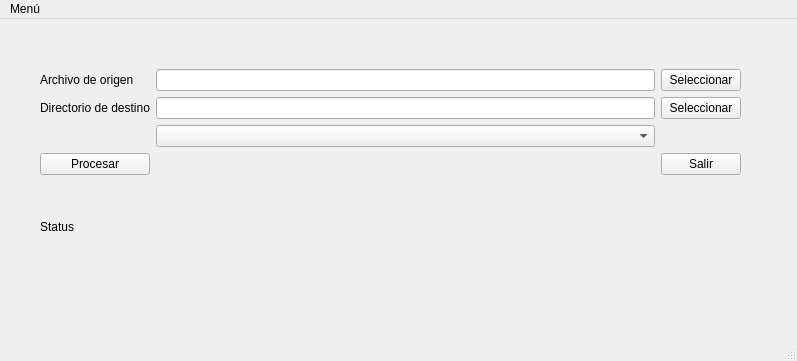
<?xml version="1.0" encoding="UTF-8"?>
<ui version="4.0">
 <class>MainWindow</class>
 <widget class="QMainWindow" name="MainWindow">
  <property name="geometry">
   <rect>
    <x>0</x>
    <y>0</y>
    <width>797</width>
    <height>361</height>
   </rect>
  </property>
  <property name="windowTitle">
   <string>Elaboracion de saldos</string>
  </property>
  <widget class="QWidget" name="centralwidget">
   <widget class="QWidget" name="">
    <property name="geometry">
     <rect>
      <x>40</x>
      <y>50</y>
      <width>701</width>
      <height>203</height>
     </rect>
    </property>
    <property name="minimumSize">
     <size>
      <width>701</width>
      <height>0</height>
     </size>
    </property>
    <layout class="QGridLayout" name="gridLayout">
     <item row="1" column="2">
      <widget class="QPushButton" name="pushButton_output">
       <property name="text">
        <string>Seleccionar</string>
       </property>
      </widget>
     </item>
     <item row="0" column="2">
      <widget class="QPushButton" name="pushButton_input">
       <property name="text">
        <string>Seleccionar</string>
       </property>
      </widget>
     </item>
     <item row="1" column="0">
      <widget class="QLabel" name="label_out">
       <property name="text">
        <string>Directorio de destino</string>
       </property>
      </widget>
     </item>
     <item row="3" column="0">
      <widget class="QPushButton" name="pushButton_proc">
       <property name="text">
        <string>Procesar</string>
       </property>
      </widget>
     </item>
     <item row="4" column="0" colspan="3">
      <widget class="QLabel" name="_status">
       <property name="minimumSize">
        <size>
         <width>699</width>
         <height>0</height>
        </size>
       </property>
       <property name="text">
        <string>Status</string>
       </property>
      </widget>
     </item>
     <item row="2" column="1">
      <widget class="QComboBox" name="combo_version"/>
     </item>
     <item row="0" column="0">
      <widget class="QLabel" name="label_in">
       <property name="text">
        <string>Archivo de origen</string>
       </property>
      </widget>
     </item>
     <item row="1" column="1">
      <widget class="QLineEdit" name="lineEdit_out"/>
     </item>
     <item row="3" column="2">
      <widget class="QPushButton" name="pushButton_salir">
       <property name="text">
        <string>Salir</string>
       </property>
      </widget>
     </item>
     <item row="0" column="1">
      <widget class="QLineEdit" name="lineEdit_in"/>
     </item>
    </layout>
   </widget>
  </widget>
  <widget class="QMenuBar" name="menubar">
   <property name="geometry">
    <rect>
     <x>0</x>
     <y>0</y>
     <width>797</width>
     <height>26</height>
    </rect>
   </property>
   <widget class="QMenu" name="menuMen">
    <property name="title">
     <string>Menú</string>
    </property>
    <addaction name="actionGuardar_config"/>
    <addaction name="separator"/>
    <addaction name="actionAcerca_de"/>
   </widget>
   <addaction name="menuMen"/>
  </widget>
  <widget class="QStatusBar" name="statusbar"/>
  <action name="actionGuardar_config">
   <property name="text">
    <string>Guardar configuracion...</string>
   </property>
  </action>
  <action name="actionAcerca_de">
   <property name="text">
    <string>Acerca de...</string>
   </property>
  </action>
 </widget>
 <resources/>
 <connections/>
</ui>
